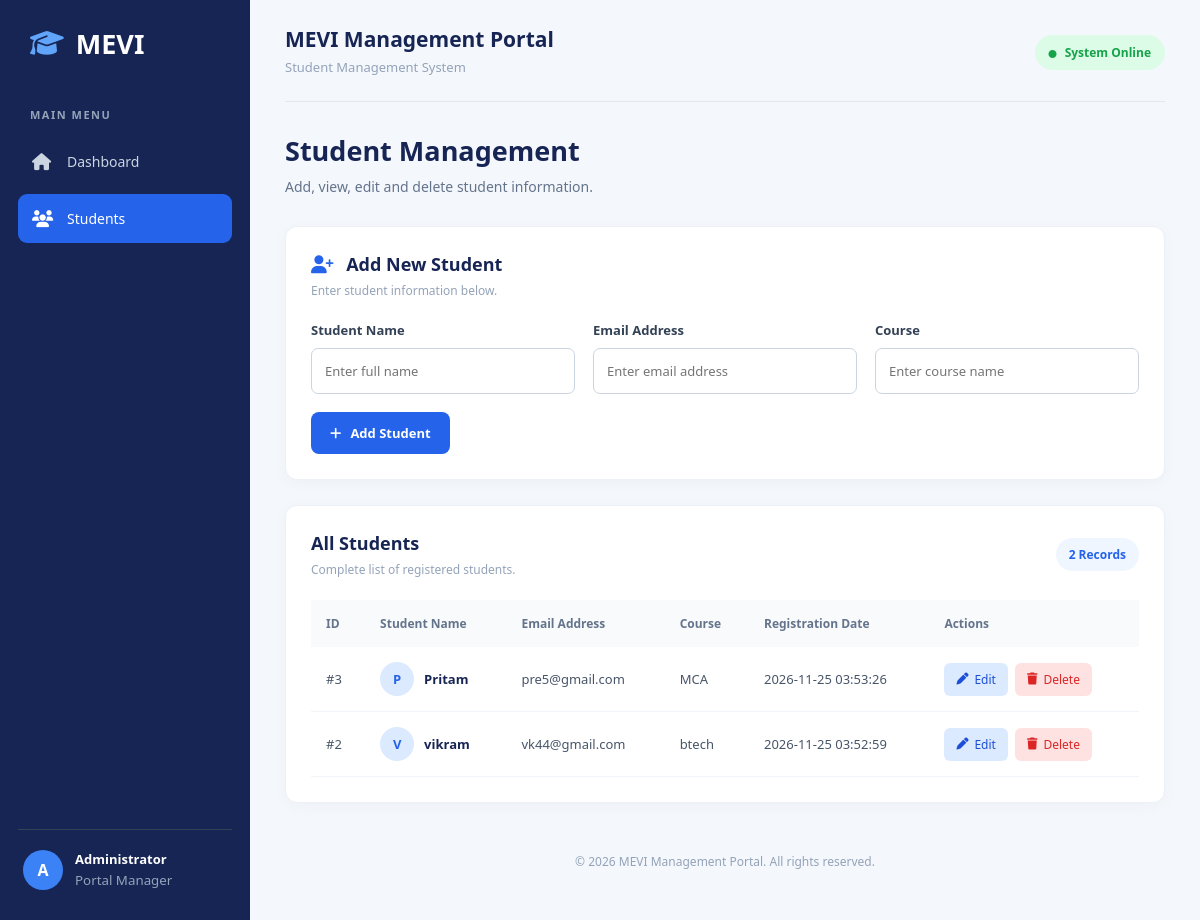
/students, run on the app's committed database.
### tables this page shows
CREATE TABLE students (
                id INTEGER PRIMARY KEY AUTOINCREMENT,
                name TEXT NOT NULL,
                email TEXT NOT NULL UNIQUE,
                course TEXT NOT NULL,
                created_at TIMESTAMP DEFAULT CURRENT_TIMESTAMP
            );

### app.py (the view)
@app.route("/students")
def students():
    db = get_db()
    all_students = db.execute(
        "SELECT * FROM students ORDER BY id DESC"
    ).fetchall()
    return render_template(
        "students.html",
        students=all_students
    )

### app.py (called while the page is built)
def get_db():
    if "db" not in g:
        g.db = sqlite3.connect(DATABASE)
        g.db.row_factory = sqlite3.Row
    return g.db

### templates/students.html (shortened to what this page needs)
{% extends "base.html" %}
{% block content %}
<div class="welcome-section">
    <div>
        <h1>Student Management</h1>
        <p>Add, view, edit and delete student information.</p>
    </div>
</div>
<div class="content-card">
    <div class="card-header">
        <div>
            <h2>
                <i class="fa-solid fa-user-plus"></i>
                Add New Student
            </h2>
            <p>Enter student information below.</p>
        </div>
    </div>
    <form action="{{ url_for('add_student') }}"
          method="POST"
          class="student-form">
        <div class="form-group">
            <label>Student Name</label>
            <input
                type="text"
                name="name"
                placeholder="Enter full name"
                required
            >
        </div>
        <div class="form-group">
            <label>Email Address</label>
            <input
                type="email"
                name="email"
                placeholder="Enter email address"
                required
            >
        </div>
        <div class="form-group">
            <label>Course</label>
            <input
                type="text"
                name="course"
                placeholder="Enter course name"
                required
            >
        </div>
        <button type="submit" class="primary-btn">
            <i class="fa-solid fa-plus"></i>
            Add Student
        </button>
    </form>
</div>
<div class="content-card">
    <div class="card-header">
        <div>
            <h2>All Students</h2>
            <p>Complete list of registered students.</p>
        </div>
        <span class="record-count">
            {{ students|length }} Records
        </span>
    </div>
    <div class="table-wrapper">
        <table>
            <thead>
                <tr>
                    <th>ID</th>
                    <th>Student Name</th>
                    <th>Email Address</th>
                    <th>Course</th>
                    <th>Registration Date</th>
                    <th>Actions</th>
                </tr>
            </thead>
            <tbody>
                {% for student in students %}
                <tr>
                    <td>#{{ student.id }}</td>
                    <td>
                        <div class="student-name">
                            <div class="table-avatar">
                                {{ student.name[0]|upper }}
                            </div>
                            {{ student.name }}
                        </div>
                    </td>
                    <td>{{ student.email }}</td>
                    <td>{{ student.course }}</td>
                    <td>{{ student.created_at }}</td>
                    <td>
                        <div class="action-buttons">
                            <a href="{{ url_for('edit_student', student_id=student.id) }}"
                               class="edit-btn">
                                <i class="fa-solid fa-pen"></i>
                                Edit
                            </a>
                            <form
                                action="{{ url_for('delete_student', student_id=student.id) }}"
                                method="POST"
                                onsubmit="return confirm('Are you sure you want to delete this student?');"
                            >
                                <button type="submit" class="delete-btn">
                                    <i class="fa-solid fa-trash"></i>
                                    Delete
                                </button>
                            </form>
                        </div>
                    </td>
                </tr>
                {% endfor %}
            </tbody>
        </table>
    </div>
</div>
{% endblock %}

### templates/base.html (shortened to what this page needs)
<!DOCTYPE html>
<html lang="en">
<head>
    <link rel="stylesheet"
          href="{{ url_for('static', filename='style.css') }}">
    <link rel="stylesheet"
          href="https://cdnjs.cloudflare.com/ajax/libs/font-awesome/6.5.0/css/all.min.css">
</head>
<body>
<div class="dashboard-container">
    <aside class="sidebar">
        <div class="logo">
            <i class="fa-solid fa-graduation-cap"></i>
            <span>MEVI</span>
        </div>
        <p class="menu-heading">MAIN MENU</p>
        <nav>
            <a href="{{ url_for('dashboard') }}"
               class="{% if request.endpoint == 'dashboard' %}active{% endif %}">
                <i class="fa-solid fa-house"></i>
                Dashboard
            </a>
            <a href="{{ url_for('students') }}"
               class="{% if request.endpoint in ['students', 'edit_student'] %}active{% endif %}">
                <i class="fa-solid fa-users"></i>
                Students
            </a>
        </nav>
        <div class="sidebar-bottom">
            <div class="admin-profile">
                <div class="avatar">A</div>
                <div>
                    <h4>Administrator</h4>
                    <small>Portal Manager</small>
                </div>
            </div>
        </div>
    </aside>
    <main class="main-content">
        <header class="topbar">
            <div>
                <h2>MEVI Management Portal</h2>
                <p>Student Management System</p>
            </div>
            <div class="topbar-right">
                <span class="status">
                    <i class="fa-solid fa-circle"></i>
                    System Online
                </span>
            </div>
        </header>
        <section class="page-content">
            {% block content %}
            {% endblock %}
        </section>
        <footer>
            &copy; 2026 MEVI Management Portal.
            All rights reserved.
        </footer>
    </main>
</div>
</body>
</html>

### data on the page
students: id "3", name "P", name "Pritam", email "pre5@gmail.com", course "MCA", created_at "2026-11-25 03:53:26"
students: id "2", name "V", name "vikram", email "vk44@gmail.com", course "btech", created_at "2026-11-25 03:52:59"

### other printed values
{{ students|length }} "2"
